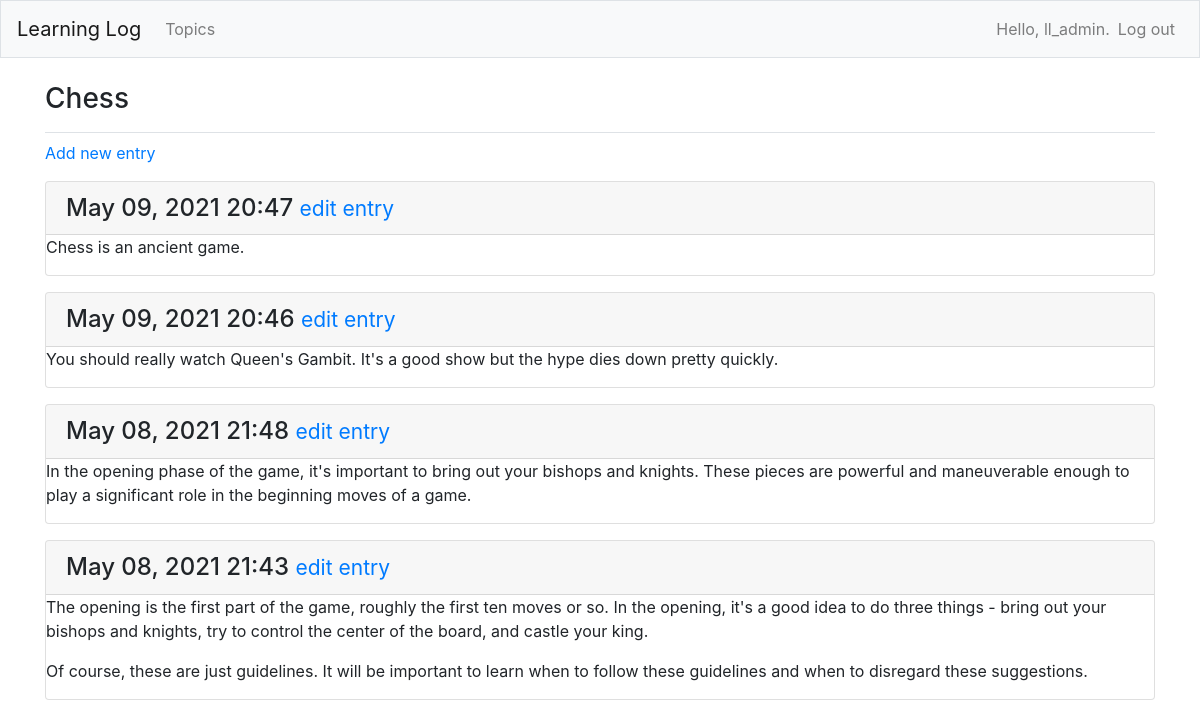
The page /topics/1/ (signed in) on the database its author committed.
### learning_logs/models.py (models this page shows, shortened)
class Topic(models.Model):
    text = models.CharField(max_length=200)
    data_added = models.DateTimeField(auto_now_add=True)
    owner = models.ForeignKey(User, on_delete=models.CASCADE)
    def __str__(self):
        return self.text

class Entry(models.Model):
    topic = models.ForeignKey(Topic, on_delete=models.CASCADE)
    text = models.TextField()
    data_added = models.DateTimeField(auto_now_add=True)
    class Meta:
        verbose_name_plural = 'entries'

### learning_logs/views.py (the view)
# urls.py: path('topics/<int:topic_id>/', views.topic, name='topic'),
@login_required
def topic(request, topic_id):
    topic = Topic.objects.get(id=topic_id)
    if topic.owner != request.user:
        raise Http404
    entries = topic.entry_set.order_by('-data_added')
    context = {'topic': topic, 'entries': entries}
    return render(request, 'learning_logs/topic.html', context)

### learning_logs/templates/learning_logs/topic.html
{% extends 'learning_logs/base.html' %}
{% block page_header %}
    <h3>{{ topic }}</h3>
{% endblock page_header %}
{% block content %}
<p>
    <a href="{% url 'learning_logs:new_entry' topic.id %}">Add new entry</a>
</p>
{% for entry in entries %}
<div class="card mb-3">
    <h4 class="card-header">
        {{ entry.data_added|date:'M d, Y H:i' }}
        <small><a href="{% url 'learning_logs:edit_entry' entry.id %}">
            edit entry
        </a></small>
    </h4>
    <div class="card_body">
        {{ entry.text|linebreaks }}
    </div>
</div>
{% empty %}
<p>There are no entries for this topic yet.</p>
{% endfor %}
{% endblock content %}

### learning_logs/templates/learning_logs/base.html (shortened to what this page needs)
{% load bootstrap4 %}
<!doctype html>
<head>
    {% bootstrap_css %}
</head>
<body>
    <nav class="navbar navbar-expand-md navbar-light bg-light mb-4 border">
        <a class="navbar-brand" href="{% url 'learning_logs:index'%}">
        Learning Log</a>
        <div class="collapse navbar-collapse" id="navbarCollapse">
            <ul class="navbar-nav mr-auto">
                <li class="nav-item">
                    <a class="nav-link" href="{% url 'learning_logs:topics' %}">
                        Topics
                    </a>
                </li>
            </ul>
            <ul class="navbar-nav ml-auto">
                {% if user.is_authenticated %}
                <li class="nav-item">
                    <span class="navbar-text">Hello, {{ user.username }}.</span>
                </li>
                <li class="nav-item">
                    <a class="nav-link" href="{$ url 'users:logout' %}">Log out</a>
                </li>
                {% endif %}
            </ul>
        </div>
    </nav>
    <main role="main" class="container">
        <div class="pb-2 mb-2 border-bottom">
            {% block page_header %}{% endblock page_header %}
        </div>
        <div>
            {% block content %}{% endblock content %}
        </div>
    </main>
</body>
</html>

### rows shown on the page
Topic: text "Chess"
Entry: data_added "May 09, 2021 20:47", text "Chess is an ancient game."
Entry: data_added "May 09, 2021 20:46", text "You should really watch Queen's Gambit. It's a good show but the hype dies down pretty quickly."
Entry: data_added "May 08, 2021 21:48", text "In the opening phase of the game, it's important to bring out your bishops and knights. These pieces are powerful and maneuverable enough to play a significant role in the beginning moves of a game."
Entry: data_added "May 08, 2021 21:43", text "The opening is the first part of the game, roughly the first ten moves or so. In the opening, it's a good idea to do three things - bring out your bishops and knights, try to control the center of the board, and castle your king. Of course, these are just guidelines. It will be important to learn when to follow these guidelines and when to disregard these suggestions."

### other values the page prints
{{ user.username }} "ll_admin"
